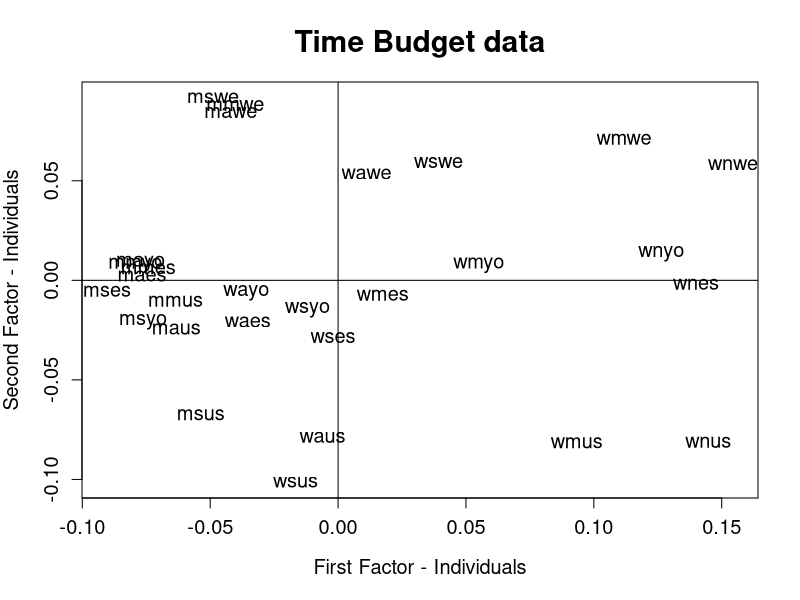
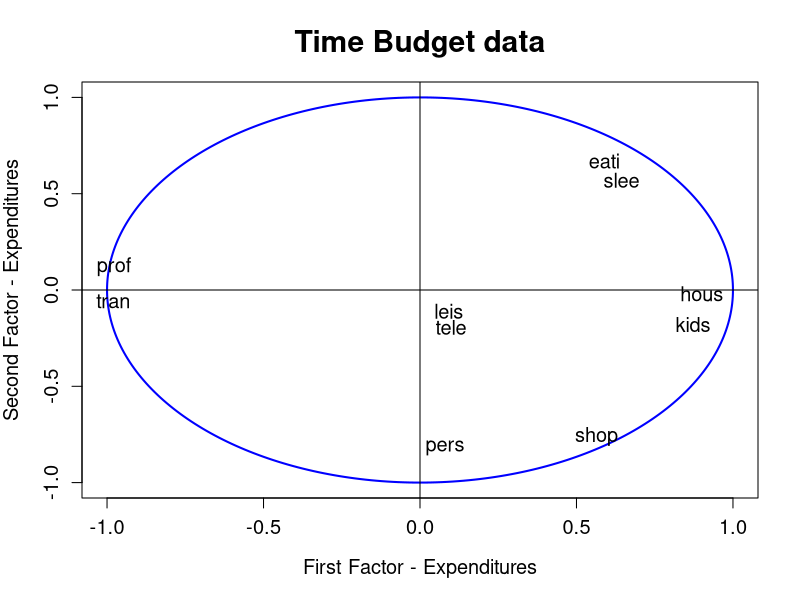

Here is the R script that generated these plots, in order:

# clear all variables
rm(list = ls(all = TRUE))
graphics.off()

# load data
x  = read.table("timebudget.dat")
n  = nrow(x)                            # number of rows
p  = ncol(x)                            # number of columns
x1 = sqrt((n - 1) * apply(x, 2, var))   # estimated std error for each variable
x2 = x - matrix(apply(as.matrix(x), 2, mean), nrow = n, ncol = p, byrow = T)  # X - mean(X)
x  = as.matrix(x2/matrix(x1, nrow = n, ncol = p, byrow = T))                  # Standardizes Data
e  = eigen(x %*% t(x)/n)                # Eigenvalues/Eigenvectors
e1 = e$values
e2 = e$vectors
a  = e2[, 1:2]                          # first two Eigenvectors corresponding to largest 2 Eigenvalues
w  = a * sqrt(matrix(e1[1:2], nrow(a), ncol(a), byrow = TRUE))                # coordinates of individuals

# Plot 1: the representation of the individuals
plot(w, type = "n", xlab = "First Factor - Individuals", ylab = "Second Factor - Individuals", 
    main = "Time Budget data", cex.lab = 1.2, cex.axis = 1.2, cex.main = 1.8, lwd = 2)
label = c("maus", "waus", "wnus", "mmus", "wmus", "msus", "wsus", "mawe", "wawe", 
    "wnwe", "mmwe", "wmwe", "mswe", "wswe", "mayo", "wayo", "wnyo", "mmyo", "wmyo", 
    "msyo", "wsyo", "maes", "waes", "wnes", "mmes", "wmes", "mses", "wses")
text(w, label, cex = 1.2)
abline(h = 0, v = 0)

g  = eigen(t(x) %*% x)  # Eigenvalues/Eigenvectors
g1 = g$values
g2 = g$vectors
b  = g2[, 1:2]          # first 2 vectors corresponding to largest 2 Eigenvalues
z  = b * sqrt(matrix(g1[1:2], nrow(b), ncol(b), byrow = TRUE))  # coordinates of variables
dev.new()

# Plot 2: the representation of the variables
ucircle = cbind(cos((0:360)/180 * pi), sin((0:360)/180 * pi))
plot(ucircle, type = "l", lty = "solid", col = "blue", xlab = "First Factor - Expenditures", 
    ylab = "Second Factor - Expenditures", main = "Time Budget data", cex.lab = 1.2, 
    cex.axis = 1.2, cex.main = 1.8, lwd = 2)
abline(h = 0, v = 0)
label = c("prof", "tran", "hous", "kids", "shop", "pers", "eati", "slee", "tele", 
    "leis")
text(z, label, cex = 1.2) 
